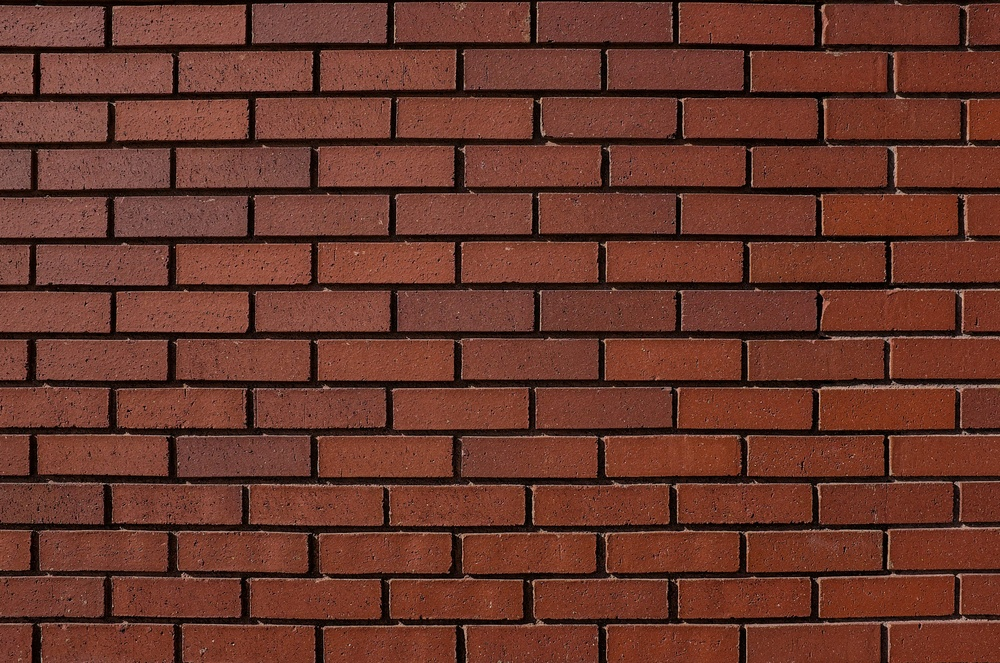
#> input picture Jonah/brick.jpg, 1000 x 663 px, shrunk from 3000 x 1990 before the run, found by its file name
$ python main.py
#> lines starting #> are read from the running program, lines starting #| are printed output that depends on the picture; after the words box and inside, x2 and y2 are one past the last pixel; in counts of white or black regions, pixels touching at a corner belong together
import cv2
import numpy as np

def process_image(image_path):
    """
    Process an image to detect and highlight individual bricks based on contours.
    If the image has more black areas than white, it inverts the image.

    Parameters:
    image_path (str): Path to the image file.

    Returns:
    None
    """
#> called with image_path = 'Jonah/brick.jpg'
    # Load the image from the given path
    image = cv2.imread(image_path)
#> image is the input picture: shape (663, 1000, 3); mean B, G, R 43.1, 55.3, 105.5
    original = image.copy()

    # Convert the image to grayscale for further processing
    gray = cv2.cvtColor(image, cv2.COLOR_BGR2GRAY)
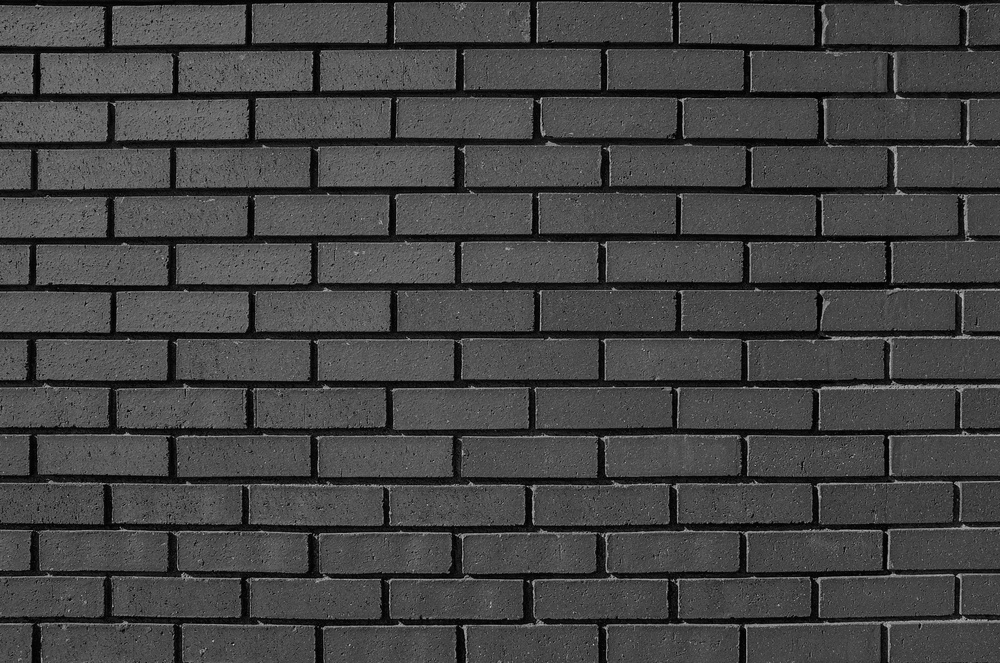
#> gray: shape (663, 1000); min 0, max 220, mean 68.9

    # Apply Gaussian blur to reduce noise and improve contour detection
    blur = cv2.GaussianBlur(gray, (35, 35), 0)
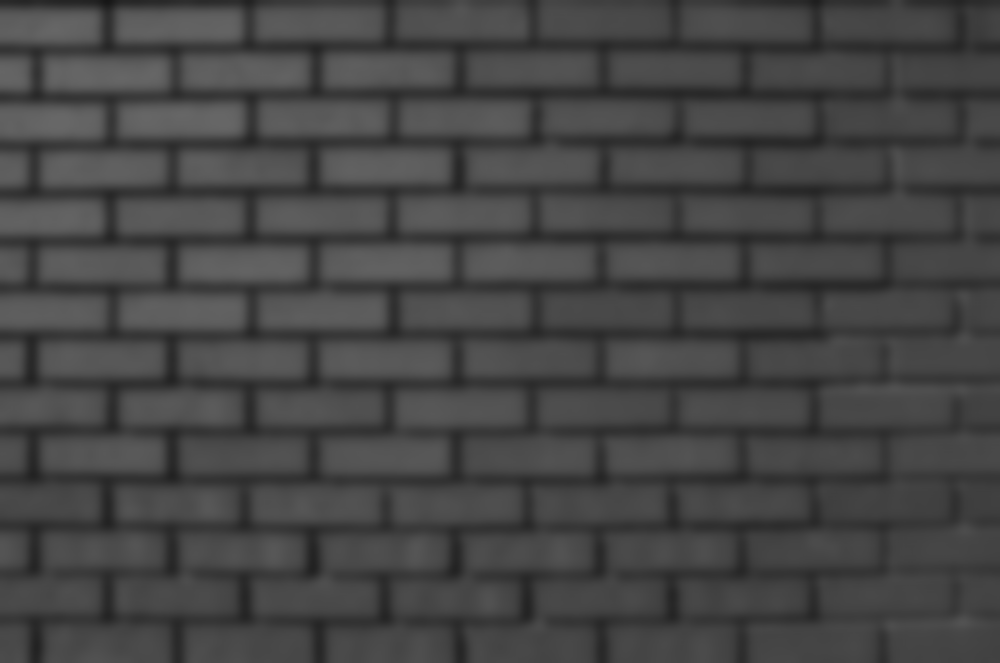
#> blur: shape (663, 1000); min 22, max 103, mean 68.9

    # Apply Otsu's thresholding to create a binary image
    thresh = cv2.threshold(blur, 0, 255, cv2.THRESH_BINARY + cv2.THRESH_OTSU)[1]
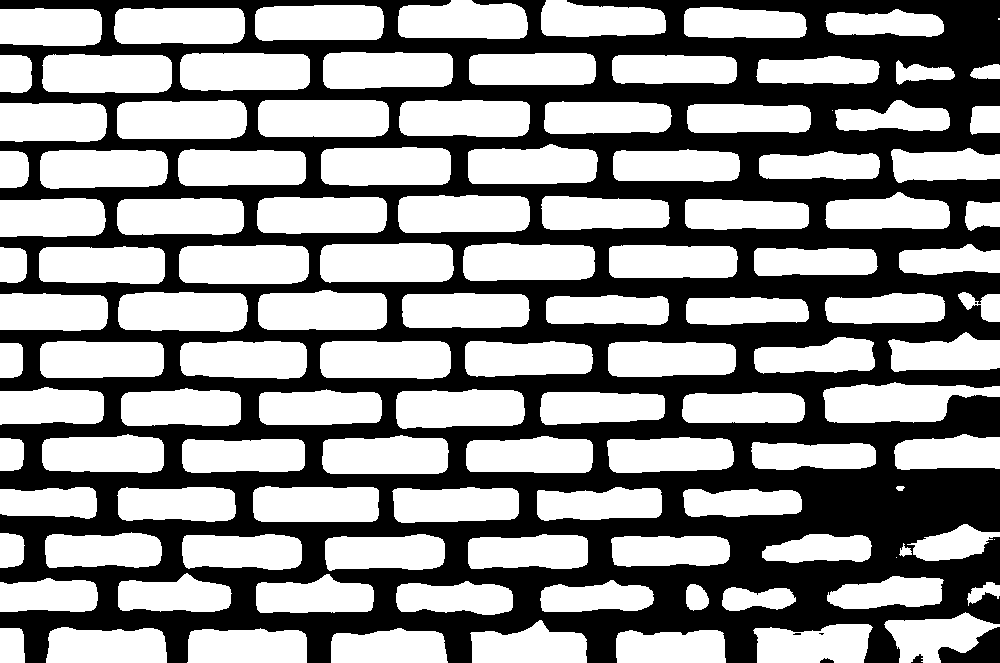
#> thresh: shape (663, 1000); 56.5% white; 7 black regions (3 under 20 px), largest, box (x1, y1, x2, y2) and area: (0, 0, 1000, 663) 287278, (938, 627, 1000, 663) 1234, (911, 654, 923, 663) 65, (820, 658, 834, 663) 49

    # Define a kernel for morphological operations to remove small noise
    kernel = np.ones((35, 35), np.uint8)

    # Perform morphological opening to clean up the binary image
    opening = cv2.morphologyEx(thresh, cv2.MORPH_OPEN, kernel)
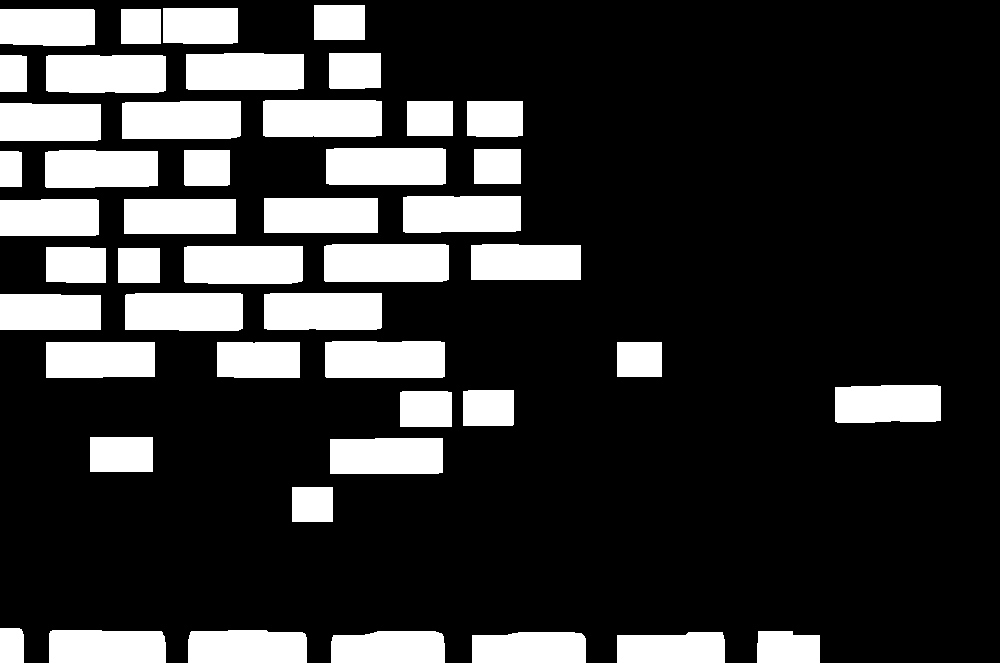
#> opening: shape (663, 1000); 21.6% white; 47 white regions, largest, box (x1, y1, x2, y2) and area: (324, 244, 449, 282) 4728, (46, 55, 166, 93) 4499, (184, 246, 303, 284) 4477

    # Check if the image should be inverted
    if np.mean(opening) < 150:  # If the average intensity is less than 127, invert
        opening = cv2.bitwise_not(opening)
#> opening: shape (663, 1000); 78.4% white; 47 black regions

    # Find contours of the objects in the cleaned binary image
    contours = cv2.findContours(opening, cv2.RETR_EXTERNAL, cv2.CHAIN_APPROX_SIMPLE)
#> contours = 1 contour; box (x1, y1, x2, y2) and area: (0, 0, 1000, 663) 624279
    contours = contours[0] if len(contours) == 2 else contours[1]

    image_number = 1
    # Loop over each contour found
    for contour in contours:
        # Get the minimum area bounding rectangle
        rect = cv2.minAreaRect(contour)
        box = cv2.boxPoints(rect)
        box = np.int32(box)  # Convert the box points to integers

        # Convert the box points to a list of (x, y) tuples with simple integers
        box_points = [(int(point[0]), int(point[1])) for point in box]
        print(f"Rectangle {image_number} points: {box_points}")

        # Draw the rectangle using the box points
        cv2.drawContours(image, [box], 0, (36, 255, 12), 2)

        # Draw circles at each point in the rectangle
        for point in box_points:
            cv2.circle(image, point, 10, (0, 0, 255), -1)  # Red circle with radius 10

        image_number += 1
#> this loop made 1 pass
#> (rect, box_points, image_number) on pass 1: (((499.5, 331), (662, 999), -90), [(998, 661), (0, 661), (0, 0), (998, 0)], 2)
#| Rectangle 1 points: [(998, 661), (0, 661), (0, 0), (998, 0)]
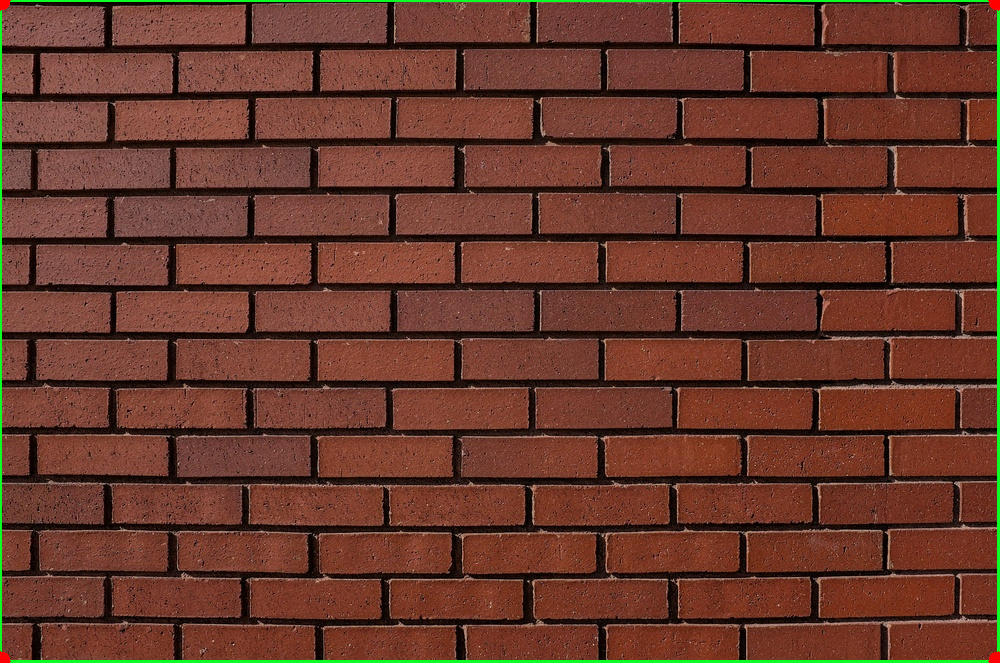
#> image: shape (663, 1000, 3); 1.28% of pixels changed, all inside (x1, y1, x2, y2) = (0, 0, 1000, 663)
#> after the loop, image_number = 2

    # Display the original image with detected bricks highlighted
    cv2.imshow('Original Image', image)

    # Display intermediate results for debugging or visualization
    cv2.imshow('Grayscale', gray)
    cv2.imshow('Blurred', blur)
    cv2.imshow('Threshold', thresh)
    cv2.imshow('Opening', opening)

    # Wait for a key press and close all windows
    cv2.waitKey(0)
    cv2.destroyAllWindows()

# Example usage:
process_image('Jonah/brick.jpg')
